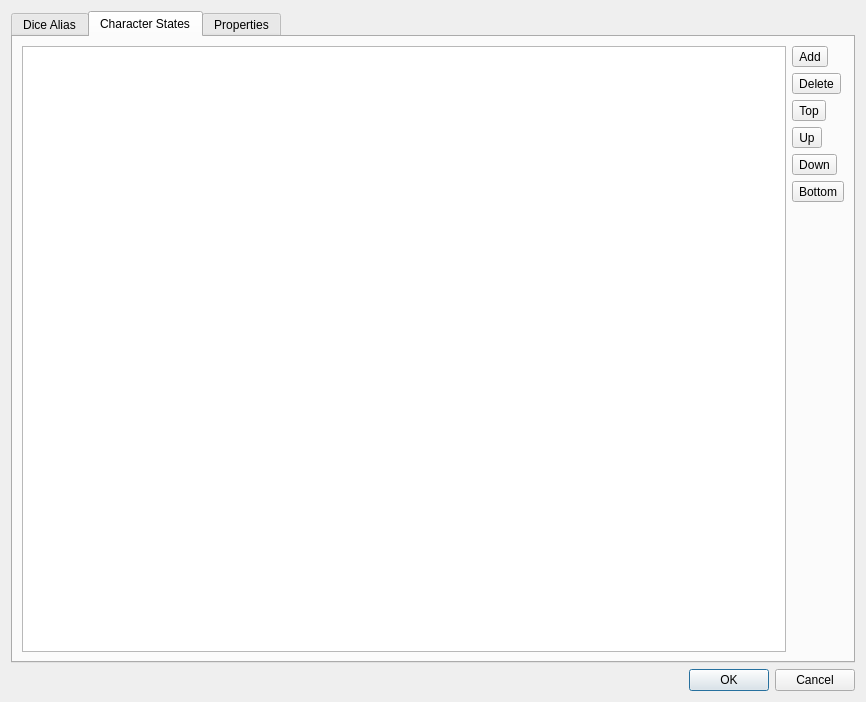
<?xml version="1.0" encoding="UTF-8"?>
<ui version="4.0">
 <class>CampaignProperties</class>
 <widget class="QDialog" name="CampaignProperties">
  <property name="geometry">
   <rect>
    <x>0</x>
    <y>0</y>
    <width>866</width>
    <height>702</height>
   </rect>
  </property>
  <property name="windowTitle">
   <string>Dialog</string>
  </property>
  <layout class="QVBoxLayout" name="verticalLayout_5">
   <item>
    <widget class="QTabWidget" name="m_tabwidget">
     <property name="currentIndex">
      <number>1</number>
     </property>
     <widget class="QWidget" name="dicealias">
      <attribute name="title">
       <string>Dice Alias</string>
      </attribute>
      <layout class="QVBoxLayout" name="verticalLayout">
       <item>
        <layout class="QHBoxLayout" name="horizontalLayout_10" stretch="1,0,1">
         <item>
          <layout class="QVBoxLayout" name="verticalLayout_10">
           <item>
            <widget class="QLabel" name="label_15">
             <property name="text">
              <string>Dice Command</string>
             </property>
             <property name="alignment">
              <set>Qt::AlignCenter</set>
             </property>
            </widget>
           </item>
           <item>
            <widget class="QLineEdit" name="m_cmdDiceEdit"/>
           </item>
          </layout>
         </item>
         <item>
          <layout class="QVBoxLayout" name="verticalLayout_11">
           <item>
            <spacer name="horizontalSpacer_3">
             <property name="orientation">
              <enum>Qt::Horizontal</enum>
             </property>
             <property name="sizeHint" stdset="0">
              <size>
               <width>40</width>
               <height>20</height>
              </size>
             </property>
            </spacer>
           </item>
           <item>
            <widget class="QPushButton" name="m_testPushButton">
             <property name="text">
              <string>Test</string>
             </property>
            </widget>
           </item>
          </layout>
         </item>
         <item>
          <layout class="QVBoxLayout" name="verticalLayout_12">
           <item>
            <widget class="QLabel" name="label_16">
             <property name="text">
              <string>Converted</string>
             </property>
             <property name="alignment">
              <set>Qt::AlignCenter</set>
             </property>
            </widget>
           </item>
           <item>
            <widget class="QLineEdit" name="m_convertedCmdEdit"/>
           </item>
          </layout>
         </item>
        </layout>
       </item>
       <item>
        <layout class="QHBoxLayout" name="horizontalLayout_11">
         <item>
          <widget class="QTableView" name="m_tableViewAlias">
           <property name="editTriggers">
            <set>QAbstractItemView::AllEditTriggers</set>
           </property>
           <property name="dragEnabled">
            <bool>true</bool>
           </property>
           <property name="dragDropMode">
            <enum>QAbstractItemView::DragDrop</enum>
           </property>
           <property name="alternatingRowColors">
            <bool>true</bool>
           </property>
           <property name="selectionBehavior">
            <enum>QAbstractItemView::SelectRows</enum>
           </property>
           <property name="sortingEnabled">
            <bool>false</bool>
           </property>
           <attribute name="horizontalHeaderStretchLastSection">
            <bool>false</bool>
           </attribute>
           <attribute name="verticalHeaderVisible">
            <bool>false</bool>
           </attribute>
          </widget>
         </item>
         <item>
          <layout class="QVBoxLayout" name="verticalLayout_9">
           <item>
            <widget class="QToolButton" name="m_addDiceAliasAct">
             <property name="toolTip">
              <string>Add</string>
             </property>
             <property name="text">
              <string>Add</string>
             </property>
             <property name="icon">
              <iconset theme="add"/>
             </property>
            </widget>
           </item>
           <item>
            <widget class="QToolButton" name="m_delDiceAliasAct">
             <property name="toolTip">
              <string>Delete</string>
             </property>
             <property name="text">
              <string>Delete</string>
             </property>
             <property name="icon">
              <iconset theme="remove"/>
             </property>
            </widget>
           </item>
           <item>
            <widget class="QToolButton" name="m_topDiceAliasAct">
             <property name="toolTip">
              <string>Top</string>
             </property>
             <property name="text">
              <string>Top</string>
             </property>
             <property name="icon">
              <iconset theme="go-top"/>
             </property>
            </widget>
           </item>
           <item>
            <widget class="QToolButton" name="m_upDiceAliasAct">
             <property name="toolTip">
              <string>Up</string>
             </property>
             <property name="text">
              <string>Up</string>
             </property>
             <property name="icon">
              <iconset theme="go-up"/>
             </property>
            </widget>
           </item>
           <item>
            <widget class="QToolButton" name="m_downDiceAliasAct">
             <property name="toolTip">
              <string>Down</string>
             </property>
             <property name="text">
              <string>Down</string>
             </property>
             <property name="icon">
              <iconset theme="go-down"/>
             </property>
            </widget>
           </item>
           <item>
            <widget class="QToolButton" name="m_bottomDiceAliasAct">
             <property name="toolTip">
              <string>Bottom</string>
             </property>
             <property name="text">
              <string>Bottom</string>
             </property>
             <property name="icon">
              <iconset theme="go-bottom"/>
             </property>
            </widget>
           </item>
           <item>
            <spacer name="verticalSpacer">
             <property name="orientation">
              <enum>Qt::Vertical</enum>
             </property>
             <property name="sizeHint" stdset="0">
              <size>
               <width>20</width>
               <height>40</height>
              </size>
             </property>
            </spacer>
           </item>
          </layout>
         </item>
        </layout>
       </item>
      </layout>
     </widget>
     <widget class="QWidget" name="tab_2">
      <attribute name="title">
       <string>Character States</string>
      </attribute>
      <layout class="QVBoxLayout" name="verticalLayout_2">
       <item>
        <layout class="QHBoxLayout" name="horizontalLayout">
         <item>
          <widget class="QTableView" name="m_stateView">
           <attribute name="horizontalHeaderStretchLastSection">
            <bool>true</bool>
           </attribute>
          </widget>
         </item>
         <item>
          <layout class="QVBoxLayout" name="verticalLayout_3">
           <item>
            <widget class="QToolButton" name="m_addCharacterStateAct">
             <property name="toolTip">
              <string>Add</string>
             </property>
             <property name="text">
              <string>Add</string>
             </property>
             <property name="icon">
              <iconset theme="add"/>
             </property>
            </widget>
           </item>
           <item>
            <widget class="QToolButton" name="m_delCharceterStateAct">
             <property name="toolTip">
              <string>Delete</string>
             </property>
             <property name="text">
              <string>Delete</string>
             </property>
             <property name="icon">
              <iconset theme="remove"/>
             </property>
            </widget>
           </item>
           <item>
            <widget class="QToolButton" name="m_topCharacterStateAct">
             <property name="toolTip">
              <string>Top</string>
             </property>
             <property name="text">
              <string>Top</string>
             </property>
             <property name="icon">
              <iconset theme="go-top"/>
             </property>
            </widget>
           </item>
           <item>
            <widget class="QToolButton" name="m_upCharacterStateAct">
             <property name="toolTip">
              <string>Up</string>
             </property>
             <property name="text">
              <string>Up</string>
             </property>
             <property name="icon">
              <iconset theme="go-up"/>
             </property>
            </widget>
           </item>
           <item>
            <widget class="QToolButton" name="m_downCharacterStateAct">
             <property name="toolTip">
              <string>Down</string>
             </property>
             <property name="text">
              <string>Down</string>
             </property>
             <property name="icon">
              <iconset theme="go-down"/>
             </property>
            </widget>
           </item>
           <item>
            <widget class="QToolButton" name="m_bottomCharacterStateAct">
             <property name="toolTip">
              <string>Bottom</string>
             </property>
             <property name="text">
              <string>Bottom</string>
             </property>
             <property name="icon">
              <iconset theme="go-bottom"/>
             </property>
            </widget>
           </item>
           <item>
            <spacer name="verticalSpacer_4">
             <property name="orientation">
              <enum>Qt::Vertical</enum>
             </property>
             <property name="sizeHint" stdset="0">
              <size>
               <width>20</width>
               <height>40</height>
              </size>
             </property>
            </spacer>
           </item>
          </layout>
         </item>
        </layout>
       </item>
      </layout>
     </widget>
     <widget class="QWidget" name="tab">
      <attribute name="title">
       <string>Properties</string>
      </attribute>
      <layout class="QVBoxLayout" name="verticalLayout_4">
       <item>
        <layout class="QHBoxLayout" name="horizontalLayout_2">
         <item>
          <layout class="QFormLayout" name="formLayout">
           <item row="0" column="0">
            <widget class="QLabel" name="label">
             <property name="text">
              <string>Name:</string>
             </property>
            </widget>
           </item>
           <item row="0" column="1">
            <widget class="QLineEdit" name="m_nameEdit"/>
           </item>
           <item row="1" column="0">
            <widget class="QLabel" name="label_2">
             <property name="text">
              <string>Root Directory:</string>
             </property>
            </widget>
           </item>
           <item row="1" column="1">
            <widget class="FileDirChooser" name="m_rootDir" native="true"/>
           </item>
           <item row="3" column="0">
            <widget class="QLabel" name="label_3">
             <property name="text">
              <string>File count:</string>
             </property>
            </widget>
           </item>
           <item row="3" column="1">
            <widget class="QLabel" name="m_fileCountLbl">
             <property name="text">
              <string/>
             </property>
            </widget>
           </item>
           <item row="4" column="0">
            <widget class="QLabel" name="label_4">
             <property name="text">
              <string>Disk usage:</string>
             </property>
            </widget>
           </item>
           <item row="4" column="1">
            <widget class="QLabel" name="m_diskUsageLbl">
             <property name="text">
              <string/>
             </property>
            </widget>
           </item>
           <item row="2" column="0">
            <widget class="QLabel" name="label_5">
             <property name="text">
              <string>Theme*:</string>
             </property>
            </widget>
           </item>
           <item row="2" column="1">
            <widget class="QComboBox" name="m_currentTheme"/>
           </item>
          </layout>
         </item>
         <item>
          <spacer name="horizontalSpacer">
           <property name="orientation">
            <enum>Qt::Horizontal</enum>
           </property>
           <property name="sizeHint" stdset="0">
            <size>
             <width>40</width>
             <height>20</height>
            </size>
           </property>
          </spacer>
         </item>
        </layout>
       </item>
       <item>
        <spacer name="verticalSpacer_2">
         <property name="orientation">
          <enum>Qt::Vertical</enum>
         </property>
         <property name="sizeHint" stdset="0">
          <size>
           <width>20</width>
           <height>497</height>
          </size>
         </property>
        </spacer>
       </item>
      </layout>
     </widget>
    </widget>
   </item>
   <item>
    <widget class="QDialogButtonBox" name="buttonBox">
     <property name="orientation">
      <enum>Qt::Horizontal</enum>
     </property>
     <property name="standardButtons">
      <set>QDialogButtonBox::Cancel|QDialogButtonBox::Ok</set>
     </property>
    </widget>
   </item>
  </layout>
 </widget>
 <customwidgets>
  <customwidget>
   <class>FileDirChooser</class>
   <extends>QWidget</extends>
   <header location="global">widgets/filedirchooser.h</header>
   <container>1</container>
  </customwidget>
 </customwidgets>
 <resources/>
 <connections>
  <connection>
   <sender>buttonBox</sender>
   <signal>accepted()</signal>
   <receiver>CampaignProperties</receiver>
   <slot>accept()</slot>
   <hints>
    <hint type="sourcelabel">
     <x>248</x>
     <y>254</y>
    </hint>
    <hint type="destinationlabel">
     <x>157</x>
     <y>274</y>
    </hint>
   </hints>
  </connection>
  <connection>
   <sender>buttonBox</sender>
   <signal>rejected()</signal>
   <receiver>CampaignProperties</receiver>
   <slot>reject()</slot>
   <hints>
    <hint type="sourcelabel">
     <x>316</x>
     <y>260</y>
    </hint>
    <hint type="destinationlabel">
     <x>286</x>
     <y>274</y>
    </hint>
   </hints>
  </connection>
 </connections>
</ui>
